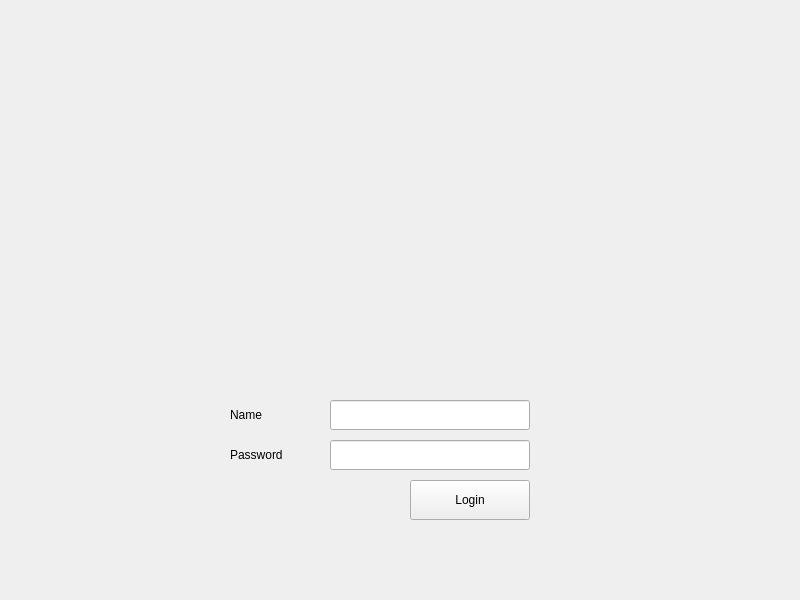
<?xml version="1.0" encoding="UTF-8"?>
<ui version="4.0">
 <class>LoginWin</class>
 <widget class="QWidget" name="LoginWin">
  <property name="geometry">
   <rect>
    <x>0</x>
    <y>0</y>
    <width>800</width>
    <height>600</height>
   </rect>
  </property>
  <property name="windowTitle">
   <string>LoginWin</string>
  </property>
  <widget class="QLabel" name="lbName">
   <property name="geometry">
    <rect>
     <x>230</x>
     <y>400</y>
     <width>80</width>
     <height>30</height>
    </rect>
   </property>
   <property name="text">
    <string>Name</string>
   </property>
  </widget>
  <widget class="QLineEdit" name="leName">
   <property name="geometry">
    <rect>
     <x>330</x>
     <y>400</y>
     <width>200</width>
     <height>30</height>
    </rect>
   </property>
  </widget>
  <widget class="QLabel" name="lbPassword">
   <property name="geometry">
    <rect>
     <x>230</x>
     <y>440</y>
     <width>80</width>
     <height>30</height>
    </rect>
   </property>
   <property name="text">
    <string>Password</string>
   </property>
  </widget>
  <widget class="QLineEdit" name="lePassword">
   <property name="geometry">
    <rect>
     <x>330</x>
     <y>440</y>
     <width>200</width>
     <height>30</height>
    </rect>
   </property>
   <property name="echoMode">
    <enum>QLineEdit::Password</enum>
   </property>
  </widget>
  <widget class="QPushButton" name="pbOk">
   <property name="geometry">
    <rect>
     <x>410</x>
     <y>480</y>
     <width>120</width>
     <height>40</height>
    </rect>
   </property>
   <property name="text">
    <string>Login</string>
   </property>
  </widget>
 </widget>
 <layoutdefault spacing="6" margin="11"/>
 <resources/>
 <connections/>
</ui>
